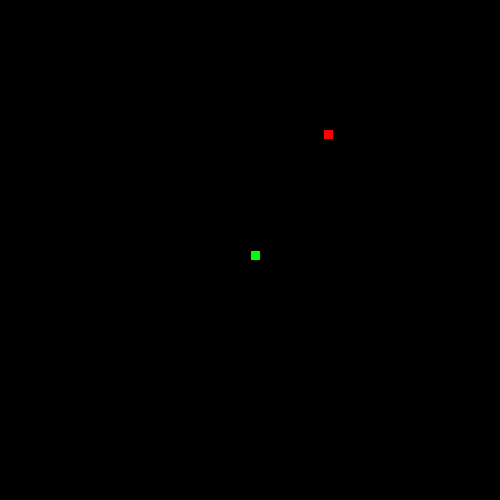
Frame 1 (no input)
Frame 60 (the mouse pressed at the canvas centre just before this capture): blank canvas, image omitted
Frame 120 (the mouse held since frame 60 and released just before this capture): blank canvas, image omitted

The Processing sketch that drew this single still picture (run headless with seeded random() and noise(); from frame 60 on, the mouse is pressed at the canvas centre):

// Processing sketch: Snake
// ── Snake.pde
//Declare Vars
Food food;
float x, y, maxSnakeLength, size, keypressedRandom;
String keypressed;
boolean foodEaten, gameOver;
int dx, dy;
void setup()
{
  //Assign Some Vars
  gameOver = false;
  food = new Food();
  foodEaten = false;
  keypressed = "UP";
  frameRate(15);
  size(500, 500);
  //fullScreen();
  x = width/2;
  y = height/2;
  dy = 8;
  dx = 8;
  size = 10;
}
void draw()
{
  //Draw snake, food and background
  background(0);
  food.render();
  fill(0, 255, 0);
  rect(x, y, size, size);
  // Make Snake move in different directions
  if (keypressed == "UP") {
    y -= dy;
  }
  if (keypressed == "DOWN") {
    y += dy;
  }
  if (keypressed == "LEFT") {
    x -= dx;
  }
  if (keypressed == "RIGHT") {
    x += dx;
  }
  // Calc if game is over
  if (x >= 800 || x <= 0)
  {
    gameOver = true;
    println("Game Over!");
  } 
  if ( y >= 800 || y <= 0)
  {
    gameOver = true;
    println("Game Over!");
  }
  // calculate if foodpos is at snakepos
  //if (food.x == x && food.y == y)
  {
    //println("Eaten Food");
  }
}
void keyPressed()
  //Make snake keep moving even if key is not held
{
  if (keyCode == UP)
  {
    keypressed = "UP";
  } else if (keyCode == DOWN)
  {
    keypressed = "DOWN";
  }
  if (keyCode == RIGHT)
  {
    keypressed = "RIGHT";
  } else if (keyCode == LEFT)
  {
    keypressed = "LEFT";
  }
}
// ── Food.pde
//Make food class
class Food
{
  int num = 0;
  //Declare Vars
  float size, x, y;
  boolean shown;
  Food()
  {
    //Assign vars and location
    x = random(width);
    y = random(height);

    size = 10;
    shown = true;
  }
  void render()
  {
    //Draw the food
    if (shown == true);
    {
      fill(255, 0, 0);
      rect(x, y, size, size);
      println(x % dx);
    }
  }
}
